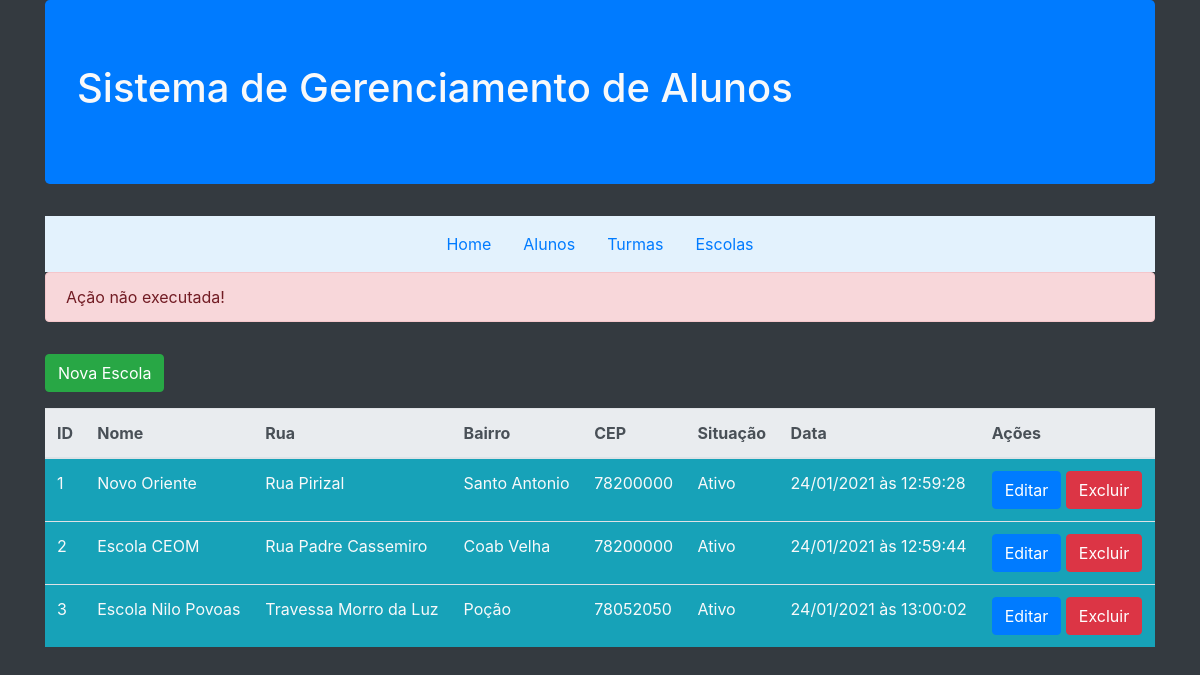
Screenshot of /escolas.php?status=error with the database file from the repository.
### tables this page shows
CREATE TABLE `escola` (
  `id` int(11) NOT NULL,
  `nomeEscola` varchar(50) DEFAULT NULL,
  `nomeRua` varchar(50) DEFAULT NULL,
  `cep` varchar(20) DEFAULT NULL,
  `nomeBairro` varchar(50) DEFAULT NULL,
  `data` timestamp NOT NULL DEFAULT current_timestamp() ON UPDATE current_timestamp(),
  `situacao` enum('s','n') NOT NULL
);

### escolas.php (called while the page is built, shortened)
<?php
$escolas = Escola::getEscolas();
include __DIR__ . '/includes/header.php';
include __DIR__ . '/includes/listagem-escolas.php';
include __DIR__ . '/includes/footer.php';
?>

### app/Db/Database.php (called while the page is built, shortened)
<?php
class Database{
  private $table;
  private $connection;
  public function __construct($table = null){
    $this->table = $table;
  }
  private function setConnection(){
    try{
      $this->connection = new PDO('mysql:host='.self::HOST.';dbname='.self::NAME,self::USER,self::PASS);
      $this->connection->setAttribute(PDO::ATTR_ERRMODE,PDO::ERRMODE_EXCEPTION);
    }catch(PDOException $e){
      die('ERROR: '.$e->getMessage());
    }
  }
  public function execute($query,$params = []){
    try{
      $statement = $this->connection->prepare($query);
      $statement->execute($params);
      return $statement;
    }catch(PDOException $e){
      die('ERROR: '.$e->getMessage());
    }
  }
  public function select($where = null, $order = null, $limit = null, $fields = '*'){
    $where = strlen($where) ? 'WHERE '.$where : '';
    $order = strlen($order) ? 'ORDER BY '.$order : '';
    $limit = strlen($limit) ? 'LIMIT '.$limit : '';
    $query = 'SELECT '.$fields.' FROM '.$this->table.' '.$where.' '.$order.' '.$limit;
    return $this->execute($query);
  }
}

### app/Entity/Escola.php (called while the page is built, shortened)
<?php
class Escola{
  public static function getEscolas($where = null, $order = null, $limit = null){
    return (new Database('escola'))->select($where,$order,$limit)
                                  ->fetchAll(PDO::FETCH_CLASS,self::class);
  }
}

### includes/listagem-escolas.php (the view, shortened to what this page needs)
<?php
$mensagem = '';
if (isset($_GET['status'])) {
    switch ($_GET['status']) {
        case 'error':
            $mensagem = '<div class="alert alert-danger">Ação não executada!</div>';
            break;
    }
}
$resultados = '';
foreach ($escolas as $escola) {
    $resultados .= '<tr>
                        <td>' . $escola->id . '</td>
                        <td>' . $escola->nomeEscola . '</td>
                        <td>' . $escola->nomeRua . '</td>
                        <td>' . $escola->nomeBairro . '</td>
                        <td>' . $escola->cep . '</td>
                        <td>' . ($escola->situacao == 's' ? 'Ativo' : 'Inativo') . '</td>
                        <td>' . date('d/m/Y à\s H:i:s', strtotime($escola->data)) . '</td>
                        <td>
                          <a href="edit-escola.php?id=' . $escola->id . '"><button type="button" class="btn btn-primary">Editar</button></a>
                          <a href="delet-escola.php?id=' . $escola->id . '"><button type="button" class="btn btn-danger">Excluir</button></a>
                        </td>
                      </tr>';
}
$resultados = strlen($resultados) ? $resultados : '<tr>
                                                    <td colspan="6" class="text-center">
                                                        Nenhuma escola encontrada!
                                                    </td>
                                                    </tr>';
?>
<main>
    <?= $mensagem ?>
    <section>
        <a href="cad-escola.php">
            <button class="btn btn-success mt-3">Nova Escola</button>
        </a>
    </section>
    <section>
        <table class="table table-responsive-lg bg-light mt-3">
            <thead class="thead-light">
                <tr>
                    <th>ID</th>
                    <th>Nome</th>
                    <th>Rua</th>
                    <th>Bairro</th>
                    <th>CEP</th>
                    <th>Situação</th>
                    <th>Data</th>
                    <th>Ações</th>
                </tr>
            </thead>
            <tbody class="bg-info">
                <?= $resultados ?>
            </tbody>
        </table>
    </section>
</main>

### includes/header.php (shortened to what this page needs)
<!DOCTYPE html>
<html lang="pt-br">
<head>
    <link rel="stylesheet" href="https://stackpath.bootstrapcdn.com/bootstrap/4.1.3/css/bootstrap.min.css">
</head>
<body class="bg-dark text-light">
    <div class="container">
        <div class="jumbotron bg-primary">
            <h1>Sistema de Gerenciamento de Alunos</h1>
        </div>
        <div class="nav-center">
            <nav class="navbar navbar-expand-lg navbar-light justify-content-center" style="background-color: #e3f2fd;">
                <a class="nav-link" href="index.php">Home</a>
                <a class="nav-link" href="alunos.php">Alunos</a>
                <a class="nav-link" href="turmas.php">Turmas</a>
                <a class="nav-link" href="escolas.php">Escolas</a>
            </nav>
        </div>

### includes/footer.php (shortened to what this page needs)
  </body>
</html>

### rows the page displays
escola: id "1", nomeEscola "Novo Oriente", nomeRua "Rua Pirizal", nomeBairro "Santo Antonio", cep "78200000", situacao "Ativo", data "24/01/2021 às 12:59:28"
escola: id "2", nomeEscola "Escola CEOM", nomeRua "Rua Padre Cassemiro", nomeBairro "Coab Velha", cep "78200000", situacao "Ativo", data "24/01/2021 às 12:59:44"
escola: id "3", nomeEscola "Escola Nilo Povoas", nomeRua "Travessa Morro da Luz", nomeBairro "Poção", cep "78052050", situacao "Ativo", data "24/01/2021 às 13:00:02"
